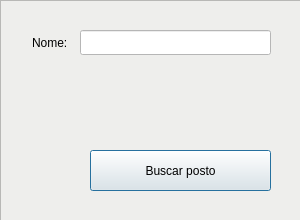
<?xml version="1.0" encoding="UTF-8"?>
<ui version="4.0">
 <class>SearchPostWindow</class>
 <widget class="QMainWindow" name="SearchPostWindow">
  <property name="geometry">
   <rect>
    <x>0</x>
    <y>0</y>
    <width>300</width>
    <height>220</height>
   </rect>
  </property>
  <property name="windowTitle">
   <string>Procurar posto</string>
  </property>
  <widget class="QWidget" name="centralwidget">
   <widget class="QFrame" name="frame">
    <property name="geometry">
     <rect>
      <x>0</x>
      <y>0</y>
      <width>301</width>
      <height>221</height>
     </rect>
    </property>
    <property name="styleSheet">
     <string notr="true">background-color: rgb(238, 238, 236);</string>
    </property>
    <property name="frameShape">
     <enum>QFrame::StyledPanel</enum>
    </property>
    <property name="frameShadow">
     <enum>QFrame::Raised</enum>
    </property>
    <widget class="QLineEdit" name="nameTag">
     <property name="geometry">
      <rect>
       <x>30</x>
       <y>30</y>
       <width>51</width>
       <height>25</height>
      </rect>
     </property>
     <property name="text">
      <string>Nome:</string>
     </property>
     <property name="frame">
      <bool>false</bool>
     </property>
     <property name="readOnly">
      <bool>true</bool>
     </property>
    </widget>
    <widget class="QLineEdit" name="nameLineEdit">
     <property name="geometry">
      <rect>
       <x>80</x>
       <y>30</y>
       <width>191</width>
       <height>25</height>
      </rect>
     </property>
     <property name="styleSheet">
      <string notr="true">background-color: rgb(255, 255, 255);</string>
     </property>
    </widget>
    <widget class="QPushButton" name="searchPatientButton">
     <property name="geometry">
      <rect>
       <x>90</x>
       <y>150</y>
       <width>181</width>
       <height>41</height>
      </rect>
     </property>
     <property name="text">
      <string>Buscar posto</string>
     </property>
     <property name="default">
      <bool>true</bool>
     </property>
    </widget>
   </widget>
  </widget>
 </widget>
 <resources/>
 <connections/>
</ui>
